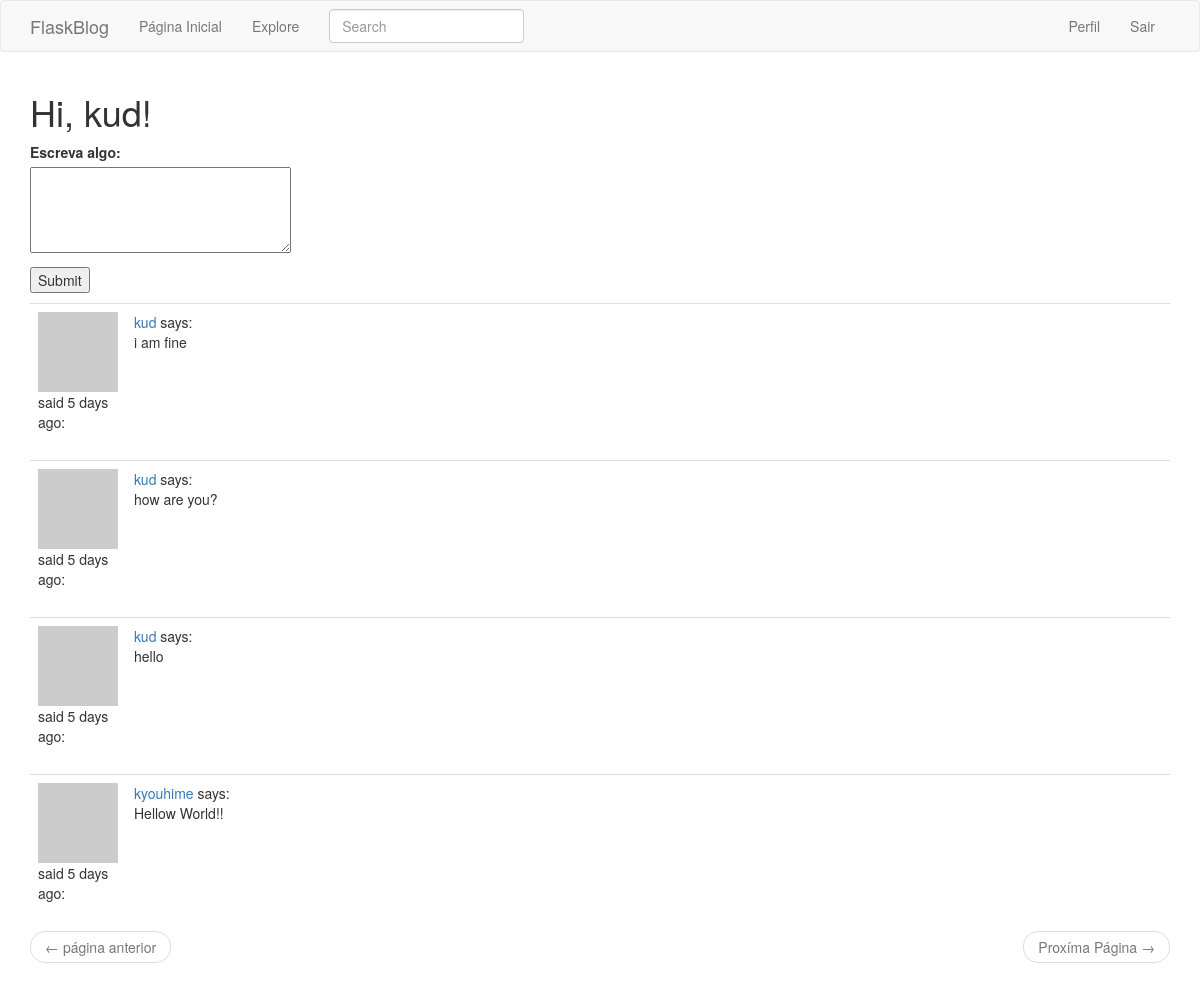
The app's page /index (signed in) with its own data.
### app/models.py (models this page shows, shortened)
class PaginatedAPIMixin(object):
    @staticmethod
    def to_collection_dict(query, page, per_page, endpoint, **kwargs):
        resources = query.paginate(page, per_page, False)
        data = {
            'items': [item.to_dict() for item in resources.items],
            '_meta': {
                'page': page,
                'per_page': per_page,
                'total_pages': resources.pages,
                'total_items': resources.total
            },
            '_links': {
                'self': url_for(endpoint, page=page, per_page=per_page,
                                **kwargs),
                'next': url_for(endpoint, page=page + 1, per_page=per_page,
                                **kwargs) if resources.has_next else None,
                'prev': url_for(endpoint, page=page - 1, per_page=per_page,
                                **kwargs) if resources.has_prev else None
            }
        }
        return data

class User(PaginatedAPIMixin, UserMixin, db.Model):
    id = db.Column(db.Integer, primary_key=True)
    username = db.Column(db.String(64), index=True, unique=True)
    email = db.Column(db.String(120), index=True, unique=True)
    password_hash = db.Column(db.String(128))
    posts = db.relationship('Post', backref='author', lazy='dynamic')
    about_me = db.Column(db.String(140))
    last_seen = db.Column(db.DateTime, default=datetime.utcnow)
    token = db.Column(db.String(32), index=True, unique=True)
    token_expiration = db.Column(db.DateTime)
    followed = db.relationship(
        'User', secondary=followers,
        primaryjoin=(followers.c.follower_id == id),
        secondaryjoin=(followers.c.followed_id == id),
        backref=db.backref('followers', lazy='dynamic'), lazy='dynamic'
    )
    def followed_posts(self):
        followed = Post.query.join(
            followers, (followers.c.followed_id == Post.user_id)).filter(
                followers.c.follower_id == self.id)
        own = Post.query.filter_by(user_id=self.id)
        return followed.union(own).order_by(Post.timestamp.desc())
    def avatar(self, size):
        digest = md5(self.email.lower().encode('utf-8')).hexdigest()
        return 'https://www.gravatar.com/avatar/{}?d=identicon&s={}'.format(
            digest, size)

class SearchableMixin(object):
    @classmethod
    def before_commit(cls, session):
        session._changes = {
            'add': list(session.new),
            'update': list(session.dirty),
            'delete': list(session.deleted)
        }
    @classmethod
    def after_commit(cls, session):
        for obj in session._changes['add']:
            if isinstance(obj, SearchableMixin):
                add_to_index(obj.__tablename__, obj)
        for obj in session._changes['update']:
            if isinstance(obj, SearchableMixin):
                add_to_index(obj.__tablename__, obj)
        for obj in session._changes['delete']:
            if isinstance(obj, SearchableMixin):
                remove_from_index(obj.__tablename__, obj)
        session._changes = None

class Post(SearchableMixin, db.Model):
    __searchable__ = ['body']
    id = db.Column(db.Integer, primary_key=True)
    body = db.Column(db.String(140))
    timestamp = db.Column(db.DateTime, index=True, default=datetime.utcnow)
    user_id = db.Column(db.Integer, db.ForeignKey('user.id'))

### app/main/routes.py (the view)
@bp.route('/', methods=['GET', 'POST'])
@bp.route('/index', methods=['GET', 'POST'])
@login_required
def index():
    form = PostForm()
    if form.validate_on_submit():
        post = Post(body=form.post.data, author=current_user)
        db.session.add(post)
        db.session.commit()
        flash('O seu novo post foi criado!')
        return redirect(url_for('main.index'))
    page = request.args.get('page', 1, type=int)
    posts = current_user.followed_posts().paginate(page,current_app.config['POSTS_PER_PAGE'], False)
    next_url = url_for('main.index', page=posts.next_num) \
        if posts.has_next else None
    prev_url = url_for('main.index', page=posts.prev_num) \
        if posts.has_prev else None
    return render_template('index.html', title='Home', posts=posts.items, form=form, next_url=next_url, prev_url=prev_url)

### app/main/forms.py
class SearchForm(FlaskForm):
    q = StringField(('Search'), validators=[DataRequired()])
    def __init__(self, *args, **kwargs):
        if 'formdata' not in kwargs:
            kwargs['formdata'] = request.args
        if 'csrf_enabled' not in kwargs:
            kwargs['csrf_enabled'] = False
        super(SearchForm, self).__init__(*args, **kwargs)

class PostForm(FlaskForm):
    post = TextAreaField('Escreva algo:', validators=[DataRequired(), Length(min=1, max=140)])
    submit = SubmitField('Submit')

### app/main/routes.py (called while the page is built)
@bp.before_request
def before_request():
    if current_user.is_authenticated:
        current_user.last_seen = datetime.utcnow()
        db.session.commit()
        g.search_form = SearchForm()

### app/models.py (called while the page is built)
@login.user_loader
def load_user(id):
    return User.query.get(int(id))

### app/templates/index.html (shortened to what this page needs)
{% extends "base.html" %}
{% block app_content %}
    <h1>Hi, {{ current_user.username }}!</h1>
    {% if form %}
    <form action="" method="post">
        <p>
            {{ form.post.label }}<br>
            {{ form.post(cols=32, rows=4) }}<br>
        </p>
        <p>{{ form.submit() }}</p>
    </form>
    {% endif %}
    {% for post in posts %}
        {% include '_post.html' %}
    {% endfor %}
    <nav aria-label="...">
        <ul class="pager">
            <li class="previous{% if not prev_url %} disabled{% endif %}">
                <a href="{{ prev_url or '#' }}">
                    <span aria-hidden="true">&larr;</span> página anterior
                </a>
            </li>
            <li class="next{% if not next_url %} disabled{% endif %}">
                <a href="{{ next_url or '#' }}">
                    Proxíma Página <span aria-hidden="true">&rarr;</span>
                </a>
            </li>
        </ul>
    </nav>
{% endblock %}

### app/templates/_post.html
<table class="table table-hover">
    <tr>
        <td width="70px">
            <a href="{{ url_for('main.user', username=post.author.username) }}">
                <img src="{{ post.author.avatar(70) }}" />
            </a>
            said {{ moment(post.timestamp).fromNow() }}:
            <br>
        </td>
        <td>
            <a href="{{ url_for('main.user', username=post.author.username) }}">
                {{ post.author.username }}
            </a>
            says:
            <br>
            {{ post.body }}
        </td>
    </tr>
</table>

### records on screen
User: username "kud"
Post: timestamp "5 days ago", author.username "kud", body "i am fine"
Post: timestamp "5 days ago", author.username "kud", body "how are you?"
Post: timestamp "5 days ago", author.username "kud", body "hello"
Post: timestamp "5 days ago", author.username "kyouhime", body "Hellow World!!"
